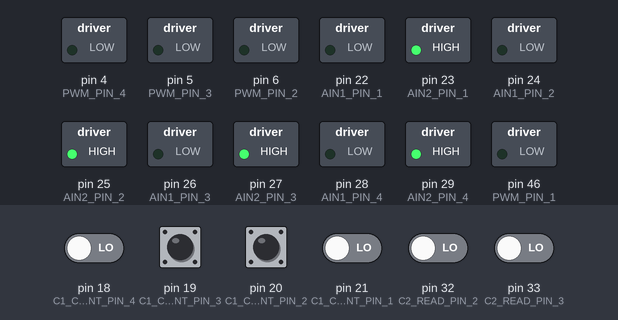
Bench run of a sketch on a simulated Arduino Mega 2560, built with avr-gcc and run on an emulated ATmega2560. Shown: switched loads named in the sketch (green lamp = pin HIGH). The inputs (shaded band) are chosen by the test bench; at power-on: pin 18 (C1_COUNT_PIN_4), pin 19 (C1_COUNT_PIN_3), pin 20 (C1_COUNT_PIN_2), pin 21 (C1_COUNT_PIN_1), pin 32 (C2_READ_PIN_2), pin 33 (C2_READ_PIN_3) LOW.

Above: at 1.2 s.
1.3 s: pin 19 (C1_COUNT_PIN_3) pulsed HIGH 5 times (0.12 s each, 0.3 s apart)
At 3.4 s:
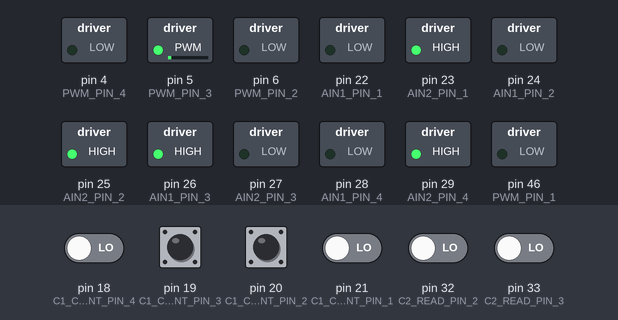
4.3 s: pin 19 (C1_COUNT_PIN_3) driven HIGH
At 5.0 s:
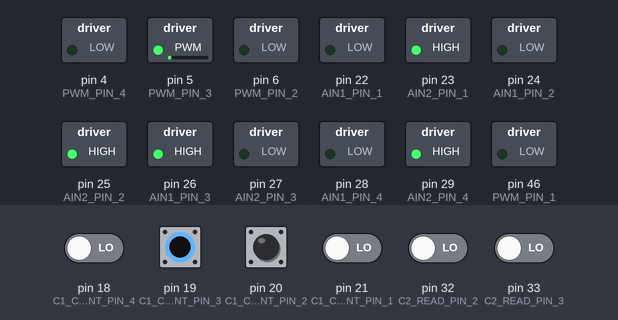
7.3 s: pin 20 (C1_COUNT_PIN_2) pulsed HIGH 5 times (0.12 s each, 0.3 s apart)
At 9.4 s:
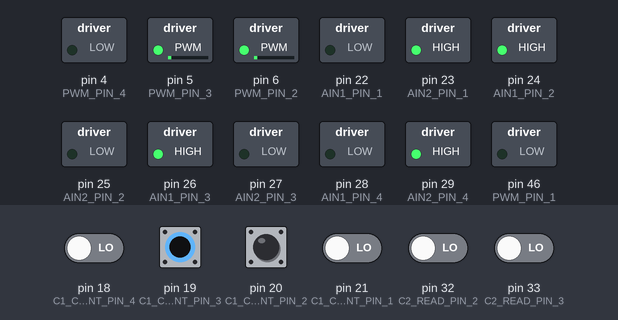
11.4 s: pin 20 (C1_COUNT_PIN_2) driven HIGH
At 12.7 s:
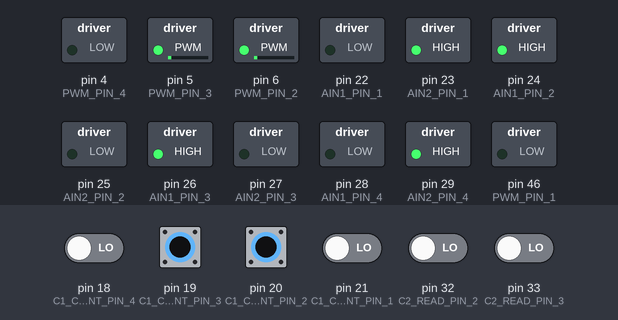
Timing chart, 0 to 13.9 s (numbered marks = the images above; inputs shaded):
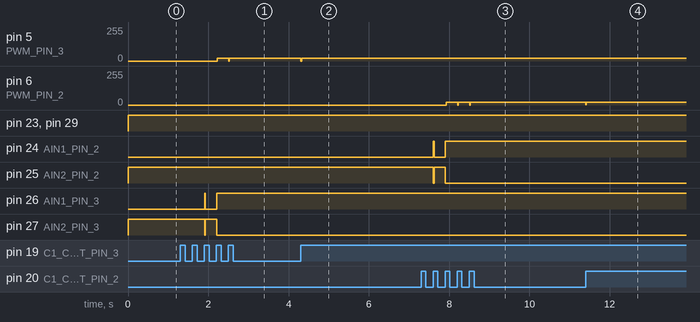

Measured:
- after the input at 1.3 s, pin 5 (PWM_PIN_3): 0/255 → 20/255 after 0.92 s; pin 26 (AIN1_PIN_3): LOW → HIGH after 0.61 s, → LOW 0.01 s later, → HIGH 0.29 s later; pin 27 (AIN2_PIN_3): HIGH → LOW after 0.61 s, → HIGH 0.01 s later, → LOW 0.29 s later
- after the input at 4.3 s, pin 5 (PWM_PIN_3): 20/255 → 21/255 after 1.5 s
- after the input at 7.3 s, pin 6 (PWM_PIN_2): 0/255 → 20/255 after 0.62 s, → 21/255 2.1 s later; pin 24 (AIN1_PIN_2): LOW → HIGH after 0.31 s, → LOW 0.01 s later, → HIGH 0.29 s later; pin 25 (AIN2_PIN_2): HIGH → LOW after 0.31 s, → HIGH 0.01 s later, → LOW 0.29 s later
- after the input at 11.4 s, pin 6 (PWM_PIN_2): 21/255 → 1/255 at once, → 21/255 0.01 s later

The sketch:

controller.ino
```cpp
#include "ATMEGA2560.h"
#include <math.h>

#define TRUE 1
#define FALSE 0

#define DEBUG TRUE

#define PACKAGE_HEAD 0x51
#define PACKAGE_TAIL 0x71

#define OUTPUT_COMPARE_ENCODER  0xF424 //set to 1s

#define ONE_REVOLUTION_1 89400.0
#define ONE_REVOLUTION_2 44700.0
#define ONE_REVOLUTION_3 67050.0
#define ONE_REVOLUTION_4 67050.0

//measurement interval interrupt
#define MEASUREMENT_OUTPUT_COMPARE 0xEA6 //3750, 15ms

#define MY_2PI 6.2831853072
#define MY_PI 3.1415926536

#define SATURATION 6.8

volatile uint8_t encoderPulseShared_1 = 0x00;
volatile uint8_t encoderPulseShared_2 = 0x00;
volatile uint8_t encoderPulseShared_3 = 0x00;
volatile uint8_t encoderPulseShared_4 = 0x00;
volatile int32_t countShared_1 = 0;
volatile int32_t countShared_2 = 0;
volatile int32_t countShared_3 = 0;
volatile int32_t countShared_4 = 0;
volatile uint8_t output = FALSE;
volatile uint8_t updated = 0x00;
int32_t countLocal_1 = 0;
int32_t countLocal_2 = 0;
int32_t countLocal_3 = 0;
int32_t countLocal_4 = 0;
int32_t prev_count_1 = 0;
int32_t prev_count_2 = 0;
int32_t prev_count_3 = 0;
int32_t prev_count_4 = 0;

typedef union FLOAT{
	float data;
	uint8_t bytes[4];
}Float;

Float angle_1,angle_2,angle_3,angle_4;
Float ref[4];

// controller
float int_y_k[4] = {0,0,0,0};		//y[k]
float de_y_k_1[4] = {0,0,0,0};		//y[k-1]
float de_u_k_1[4] = {0,0,0,0};		//u[k-1]
float diff[4] = {0,0,0,0};			//difference between the wanted control and the actual control
float kp[4] = {17,18,18,18};
float ki[4] = {5,5,5,5};
float kd[4] = {0.6,0.6,0.6,0.6};
float Tf = 0.0237;
float b = 0.871;
float c = 0.358;
float dt = 0.015;
float k_anti[4] = {1,1,1,1};

void setup(){
	angle_1.data = 0;
	angle_2.data = 0;
	angle_3.data = 0;
	angle_4.data = 0;
	ref[0].data = 0;
	ref[1].data = 0;
	ref[2].data = 0;
	ref[3].data = 0;
	Serial.begin(115200);
	Serial2.begin(115200);
	SET_AIN1_PIN_1_OUT;
	SET_AIN2_PIN_1_OUT;
	SET_C2_READ_PIN_1_IN;

	SET_AIN1_PIN_2_OUT;
	SET_AIN2_PIN_2_OUT;
	SET_C2_READ_PIN_2_IN;

	SET_AIN1_PIN_3_OUT;
	SET_AIN2_PIN_3_OUT;
	SET_C2_READ_PIN_3_IN;

	SET_AIN1_PIN_4_OUT;
	SET_AIN2_PIN_4_OUT;
	SET_C2_READ_PIN_4_IN;
	PWM_setup();
	timerSetup();
}
int count = 0;
void loop(){
	if(Serial.available()){
		// ref_1 = Serial.parseFloat();
		// ref_2 = Serial.parseFloat();
		// ref_3 = Serial.parseFloat();
		// ref_4 = Serial.parseFloat();
		Serial.readBytes(ref[0].bytes, 16);
	}
	if(output){
		output = FALSE;
		if(updated){
			// turn off input capture interrupt
			cli();
			if(updated & 0x01)
				countLocal_1 = countShared_1;
			if(updated & 0x02)
				countLocal_2 = countShared_2;
			if(updated & 0x04)
				countLocal_3 = countShared_3;
			if(updated & 0x08)
				countLocal_4 = countShared_4;
			// turn on input capture interrupt
			updated = 0x00;
			sei();
		}
		angle_1.data = (countLocal_1/ONE_REVOLUTION_1)*MY_2PI;
		angle_2.data = (countLocal_2/ONE_REVOLUTION_2)*MY_2PI;
		angle_3.data = (countLocal_3/ONE_REVOLUTION_3)*MY_2PI;
		angle_4.data = (countLocal_4/ONE_REVOLUTION_4)*MY_2PI;

		driveMotor_1(ref[0].data,angle_1.data);
		driveMotor_2(ref[1].data,angle_2.data);
		driveMotor_3(ref[2].data,angle_3.data);
		driveMotor_4(ref[3].data);

		#if DEBUG
			Serial2.print(angle_1.data*180/MY_PI);
			Serial2.print(" ");
			Serial2.print(angle_2.data*180/MY_PI);
			Serial2.print(" ");
			Serial2.print(angle_3.data*180/MY_PI);
			Serial2.print(" ");
			Serial2.println(angle_4.data*180/MY_PI);
			// Serial2.print(ref[0].data);
			// Serial2.print(" ");
			// Serial2.print(ref[1].data);
			// Serial2.print(" ");
			// Serial2.print(ref[2].data);
			// Serial2.print(" ");
			// Serial2.println(ref[3].data);
		#else
			Serial.write(PACKAGE_HEAD);
			Serial.write(angle.bytes,4);
			Serial.write(PACKAGE_TAIL);
		#endif
	}
}

inline void driveMotor_1(float ref, float feedback){
	int16_t v = controller(0,ref,feedback);
	//overcome the friction
	if(prev_count_1 == countLocal_1 && abs(v)<280 && v!=0){
		if(v>0){
			v += 150;
		}else if(v<0){
			v -= 200;
		}
	}

	prev_count_1 = countLocal_1;
	if(v>=0){
		SET_AIN1_PIN_1(LOW);
		SET_AIN2_PIN_1(HIGH);
		PWM_1(v);
	}else{
		SET_AIN1_PIN_1(HIGH);
		SET_AIN2_PIN_1(LOW);
		PWM_1(-v);
	}
}

inline void driveMotor_2(float ref, float feedback){
	int16_t v = controller(1,ref,feedback);
	//overcome the friction
	if(prev_count_2 == countLocal_2 && abs(v)<280 && v!=0){
		if(v>0){
			v += 50;
		}else if(v<0){
			v -= 80;
		}
	}
	prev_count_2 = countLocal_2;
	if(v>=0){
		SET_AIN1_PIN_2(LOW);
		SET_AIN2_PIN_2(HIGH);
		PWM_2(v);
	}else{
		SET_AIN1_PIN_2(HIGH);
		SET_AIN2_PIN_2(LOW);
		PWM_2(-v);
	}
}

inline void driveMotor_3(float ref, float feedback){
	int16_t v = controller(2,ref,feedback);
	//overcome the friction
	if(prev_count_3 == countLocal_3 && abs(v)<280 && v!=0){
		if(v>0){
			v += 50;
		}else if(v<0){
			v -= 80;
		}
	}
	prev_count_3 = countLocal_3;
	if(v>=0){
		SET_AIN1_PIN_3(LOW);
		SET_AIN2_PIN_3(HIGH);
		PWM_3(v);
	}else{
		SET_AIN1_PIN_3(HIGH);
		SET_AIN2_PIN_3(LOW);
		PWM_3(-v);
	}
}

inline void driveMotor_4(float ref){
	if(ref>=0){
		SET_AIN1_PIN_4(LOW);
		SET_AIN2_PIN_4(HIGH);
		PWM_4(uint8_t(ref));
	}else{
		SET_AIN1_PIN_4(HIGH);
		SET_AIN2_PIN_4(LOW);
		PWM_4(uint8_t(-ref));
	}
}

/*
	Compute the control signal in PWM
	@param ref: reference
	@param feedback: angle
	@return the PWM signal
*/
inline int16_t controller(int motor, float ref, float feedback){
	float v = kp[motor]*(b*ref-feedback)+integrator(motor,ref-feedback-k_anti[motor]*diff[motor])+PIDFderivative(motor,kd[motor]*(c*ref-feedback));

	if(v>SATURATION){
		diff[motor] = v-SATURATION;
		v = SATURATION;
	}else if(v<-SATURATION){
		diff[motor] = v-SATURATION;
		v = -SATURATION;
	}else
		diff[motor] = 0;
	if(motor==3)
		return 255*(v/SATURATION);
	return 1023*(v/SATURATION);
}

inline float integrator(int motor,float u_k){
	float tmp = int_y_k[motor];
	int_y_k[motor] = int_y_k[motor] + ki[motor]*dt*u_k;
	return tmp;
}

inline float PIDFderivative(int motor,float u_k){
	de_y_k_1[motor] = ((Tf-dt)*de_y_k_1[motor]+kd[motor]*u_k-kd[motor]*de_u_k_1[motor])/Tf;
	de_u_k_1[motor] = u_k;
	return de_y_k_1[motor];
}

void PWM_setup(){
	SET_PWM_PIN_1_OUTPUT;
	SET_PWM_PIN_2_OUTPUT;
	SET_PWM_PIN_3_OUTPUT;
	SET_PWM_PIN_4_OUTPUT;

	// 10-bit Fasr PWM Mode, Set OC5A on Compare Match when up-counting Clear OC2A on Compare Match when down-counting,
	// TOP = 0x3FF, CLK/8
	TCCR5A = _BV(COM5A1)  | _BV(WGM51) | _BV(WGM50);
	TCCR5B = _BV(CS51) | _BV(WGM52);

	TCCR4A = _BV(COM4A1)  | _BV(WGM41) | _BV(WGM40);
	TCCR4B = _BV(CS41) | _BV(WGM42);

	TCCR3A = _BV(COM3A1)  | _BV(WGM31) | _BV(WGM30);
	TCCR3B = _BV(CS31) | _BV(WGM32);

	// motor 4, 8-bit
	TCCR0A =  _BV(COM0B1)  | _BV(WGM01) | _BV(WGM00);
	TCCR0B = _BV(CS00) | _BV(CS01);
}

inline void PWM_1(uint16_t value){
	OCR5A = value;
}

inline void PWM_2(uint16_t value){
	OCR4A = value;
}

inline void PWM_3(uint16_t value){
	OCR3A = value;
}

inline void PWM_4(uint8_t value){
	OCR0B = value;
}

void pinChangeInterruptSetup(){
	//The rising edge of INT0 generates asynchronously an interrupt request
	EICRA = _BV(ISC00) | _BV(ISC01) | _BV(ISC10) | _BV(ISC11) | _BV(ISC20) | _BV(ISC21) | _BV(ISC30) | _BV(ISC31);
	EIMSK = _BV(INT0) | _BV(INT1) | _BV(INT2) | _BV(INT3);
}

void measurementIntervalSetup(){
    //Timer/Counter 1
    TCCR1A = 0x00;
    TCCR1B = (_BV(WGM12)) | (_BV(CS11)) | (_BV(CS10));  //CTC mode, clk/64
    OCR1A = MEASUREMENT_OUTPUT_COMPARE;
    TCNT1 = 0x00; //initialise the counter
    TIMSK1 = _BV(OCIE1A);  //Output Compare A Match Interrupt Enable
}

// To calculate time
// void calculateIntervalSetup(){
// 	//Timer/Counter 3
//     TCCR3A = 0x00;
//     TCCR3B = (_BV(WGM32)) | (_BV(CS31)) | (_BV(CS30));  //CTC mode, clk/64
//     OCR3A = 0xFFFF;
// }

void timerSetup(){
	cli();
	pinChangeInterruptSetup();
	measurementIntervalSetup();
	// calculateIntervalSetup();
	sei();
}

ISR(TIMER1_COMPA_vect){
	output = TRUE;
}

ISR(INT0_vect){
	encoderPulseShared_1 = READ_C2_1;
	countShared_1 = (encoderPulseShared_1)?countShared_1-1:countShared_1+1;
	updated |= 0x01;
}

ISR(INT1_vect){
	encoderPulseShared_2 = READ_C2_2;
	countShared_2 = (encoderPulseShared_2)?countShared_2-1:countShared_2+1;
	updated |= 0x02;
}

ISR(INT2_vect){
	encoderPulseShared_3 = READ_C2_3;
	countShared_3 = (encoderPulseShared_3)?countShared_3-1:countShared_3+1;
	updated |= 0x04;
}

ISR(INT3_vect){
	encoderPulseShared_4 = READ_C2_4;
	countShared_4 = (encoderPulseShared_4)?countShared_4-1:countShared_4+1;
	updated |= 0x08;
}
```

ATMEGA2560.h
```cpp
#ifndef ATMEGA2560_H_
#define ATMEGA2560_H_

#define IN  0x00
#define OUT 0xFF
#define HIGH 0xFF
#define LOW 0x00

//Motor 1, M1 to 2, M2 to 1
#define PWM_PIN_1 PL3       //D46, OC5A, connect to A1 in
#define AIN1_PIN_1 PA0      //D22, need to set as an output, connect to A2 in
#define AIN2_PIN_1 PA1      //D23, need to set as an output, connect to A2 in
#define C1_COUNT_PIN_1 PD0  //D21, Phase B, SCL, use INT0
#define C2_READ_PIN_1 PC6   //Phase A, D31, need to set as an input
//Motor 2
#define PWM_PIN_2 PH3       //D6, OC4A, connect to A1 in
#define AIN1_PIN_2 PA2      //D24, need to set as an output
#define AIN2_PIN_2 PA3      //D25, need to set as an output
#define C1_COUNT_PIN_2 PD1  //D20, Phase B, SDA, use INT1
#define C2_READ_PIN_2 PC5   //Phase A, D32, need to set as an input
//Motor 3
#define PWM_PIN_3 PE3       //D5, OC3A, connect to A1 in
#define AIN1_PIN_3 PA4      //D26, need to set as an output, connect to A2 in
#define AIN2_PIN_3 PA5      //D27, need to set as an output, connect to A2 in
#define C1_COUNT_PIN_3 PD2  //D19, Phase B, use INT2
#define C2_READ_PIN_3 PC4   //Phase A, D33, need to set as an input
//Motor 4
#define PWM_PIN_4 PG5       //D4, OC0B, connect to A1 in
#define AIN1_PIN_4 PA6      //D28, need to set as an output, connect to A2 in
#define AIN2_PIN_4 PA7      //D29, need to set as an output, connect to A2 in
#define C1_COUNT_PIN_4 PD3  //D18, Phase B, use INT3
#define C2_READ_PIN_4 PC3   //Phase A, D34, need to set as an input

#define SET(PORT,MASK,VALUE)    PORT = ( (MASK & VALUE) | (PORT & ~MASK) )
#define GET(PORT,MASK)         (PORT & MASK)

#define SET_AIN1_PIN_1_OUT          SET(DDRA,_BV(AIN1_PIN_1),OUT)
#define SET_AIN2_PIN_1_OUT          SET(DDRA,_BV(AIN2_PIN_1),OUT)
#define SET_C2_READ_PIN_1_IN        SET(DDRC,_BV(C2_READ_PIN_1),IN)
#define SET_PWM_PIN_1_OUTPUT        SET(DDRL,_BV(PWM_PIN_1),OUT)

#define SET_AIN1_PIN_2_OUT          SET(DDRA,_BV(AIN1_PIN_2),OUT)
#define SET_AIN2_PIN_2_OUT          SET(DDRA,_BV(AIN2_PIN_2),OUT)
#define SET_C2_READ_PIN_2_IN        SET(DDRC,_BV(C2_READ_PIN_2),IN)
#define SET_PWM_PIN_2_OUTPUT        SET(DDRH,_BV(PWM_PIN_2),OUT)

#define SET_AIN1_PIN_3_OUT          SET(DDRA,_BV(AIN1_PIN_3),OUT)
#define SET_AIN2_PIN_3_OUT          SET(DDRA,_BV(AIN2_PIN_3),OUT)
#define SET_C2_READ_PIN_3_IN        SET(DDRC,_BV(C2_READ_PIN_3),IN)
#define SET_PWM_PIN_3_OUTPUT        SET(DDRE,_BV(PWM_PIN_3),OUT)

#define SET_AIN1_PIN_4_OUT          SET(DDRA,_BV(AIN1_PIN_4),OUT)
#define SET_AIN2_PIN_4_OUT          SET(DDRA,_BV(AIN2_PIN_4),OUT)
#define SET_C2_READ_PIN_4_IN        SET(DDRC,_BV(C2_READ_PIN_4),IN)
#define SET_PWM_PIN_4_OUTPUT        SET(DDRG,_BV(PWM_PIN_4),OUT)

#define SET_AIN1_PIN_1(VAL) SET(PORTA,_BV(AIN1_PIN_1),VAL)
#define SET_AIN2_PIN_1(VAL) SET(PORTA,_BV(AIN2_PIN_1),VAL)
#define SET_AIN1_PIN_2(VAL) SET(PORTA,_BV(AIN1_PIN_2),VAL)
#define SET_AIN2_PIN_2(VAL) SET(PORTA,_BV(AIN2_PIN_2),VAL)
#define SET_AIN1_PIN_3(VAL) SET(PORTA,_BV(AIN1_PIN_3),VAL)
#define SET_AIN2_PIN_3(VAL) SET(PORTA,_BV(AIN2_PIN_3),VAL)
#define SET_AIN1_PIN_4(VAL) SET(PORTA,_BV(AIN1_PIN_4),VAL)
#define SET_AIN2_PIN_4(VAL) SET(PORTA,_BV(AIN2_PIN_4),VAL)

#define READ_C2_1 GET(PINC,_BV(C2_READ_PIN_1))
#define READ_C2_2 GET(PINC,_BV(C2_READ_PIN_2))
#define READ_C2_3 GET(PINC,_BV(C2_READ_PIN_3))
#define READ_C2_4 GET(PINC,_BV(C2_READ_PIN_4))

#endif
```
